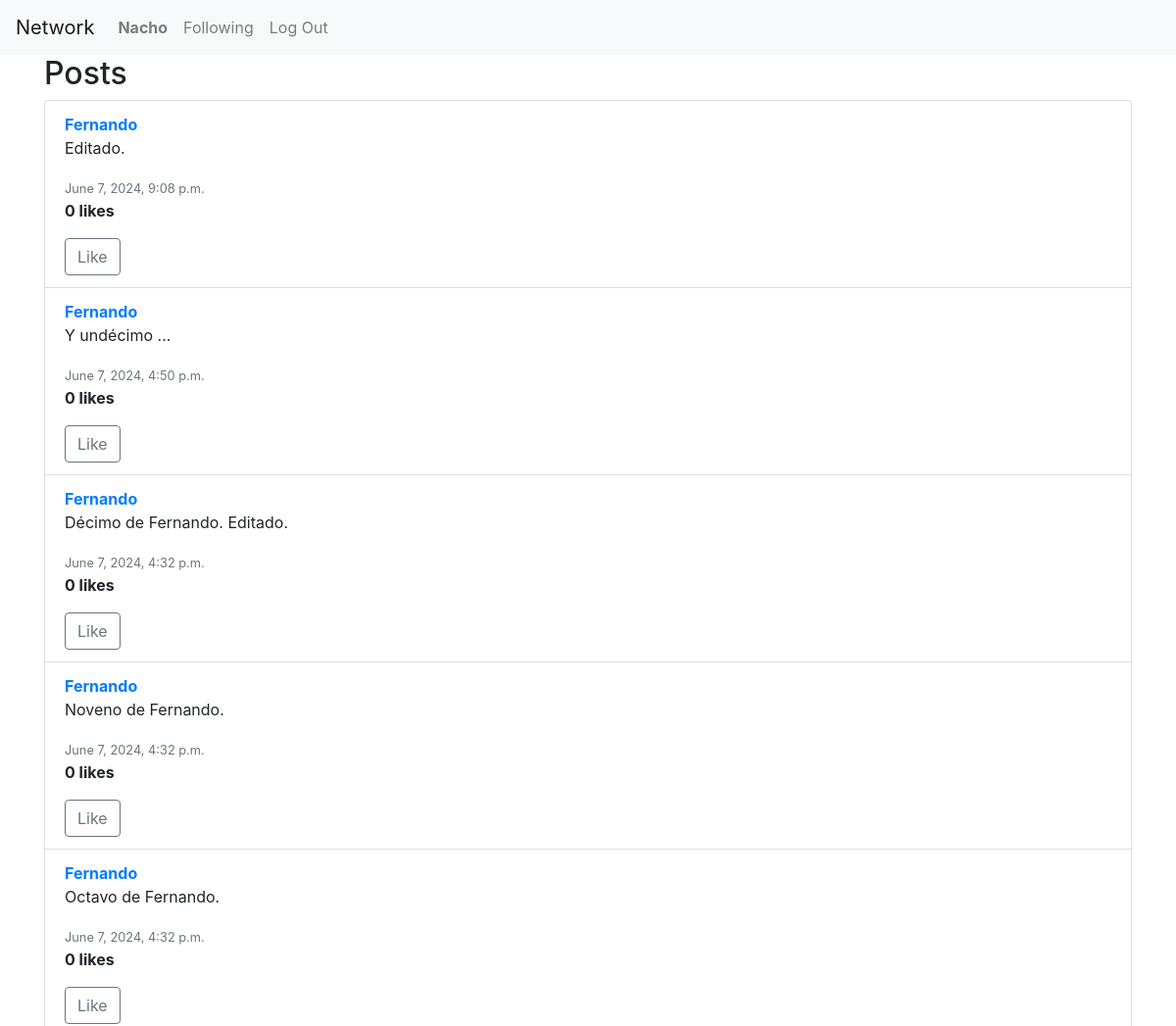
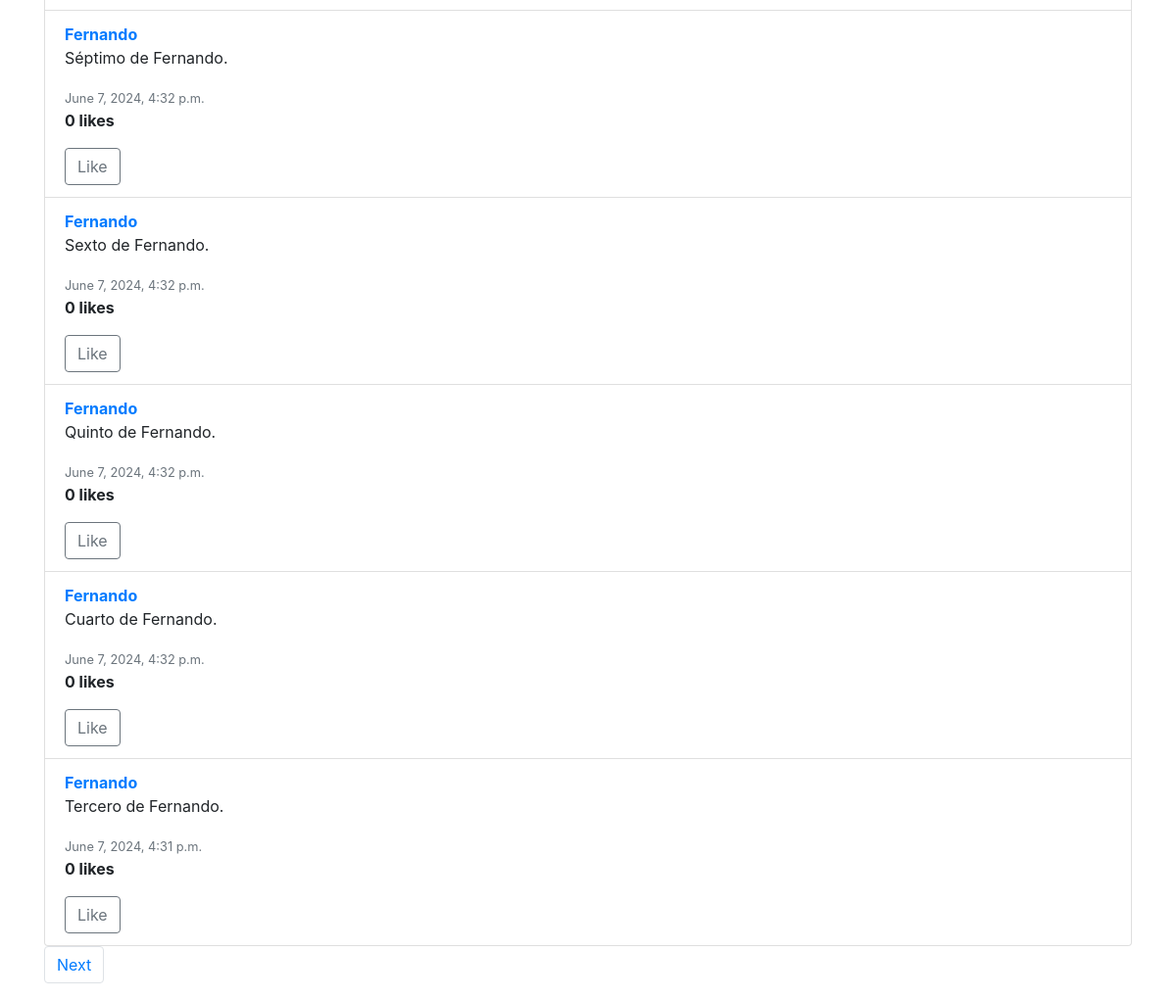
/following/ (signed in), run on an earlier commit of the app's database (2 pictures, top to bottom).
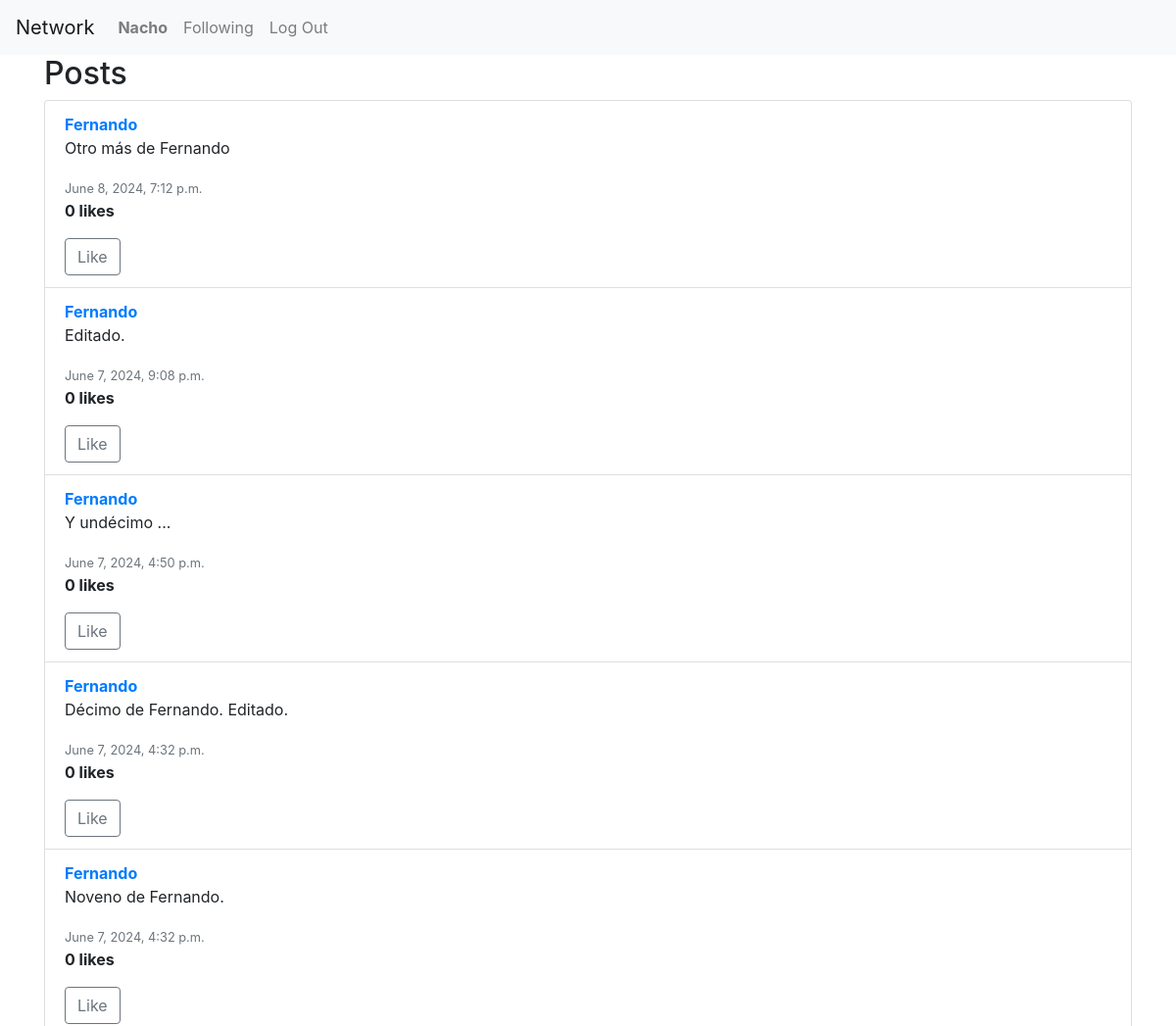
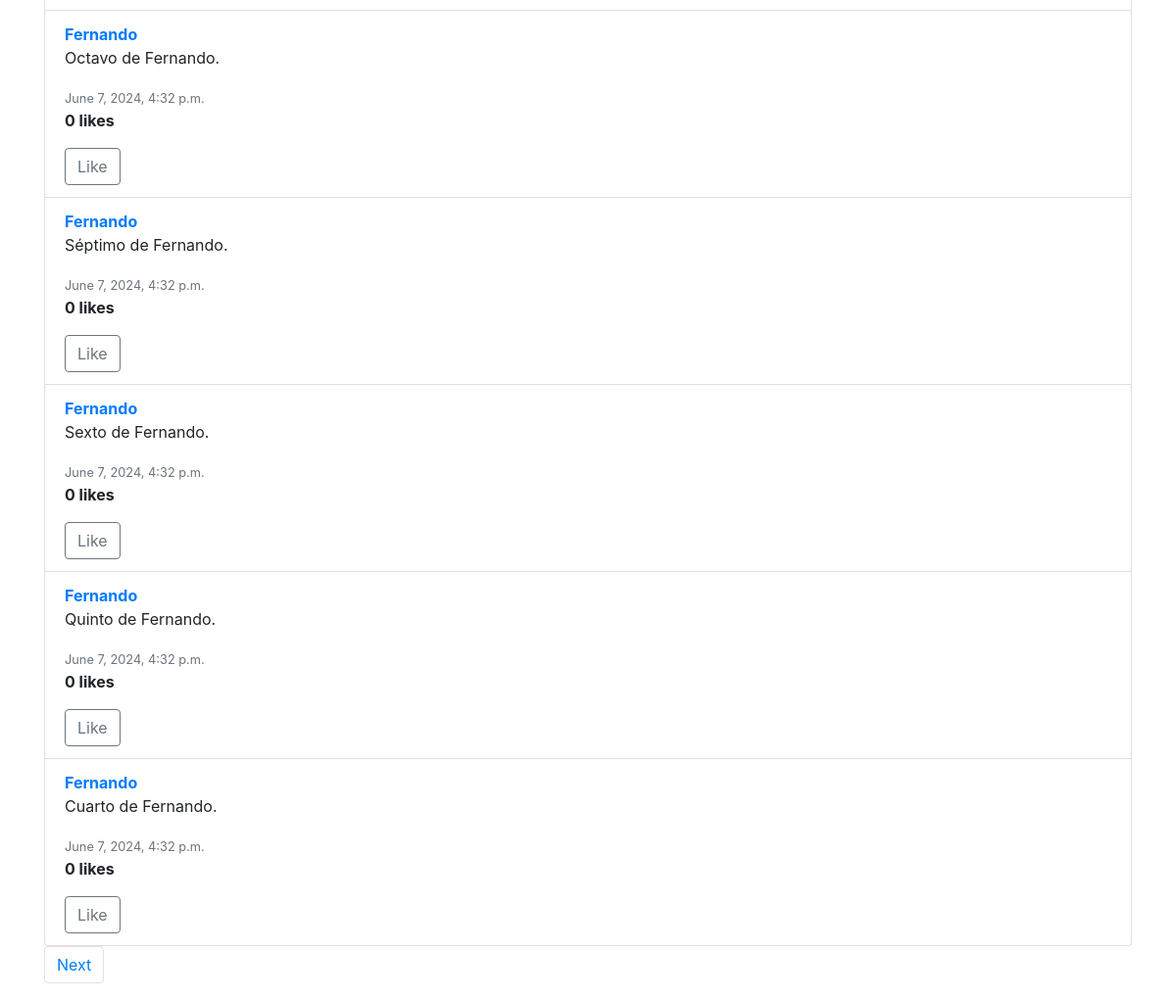
And on a later commit of the database (2 pictures, top to bottom).
### network/models.py (models this page shows, shortened)
class Post(models.Model):
    user = models.ForeignKey(User, on_delete=models.CASCADE, related_name="posts")
    content = models.TextField(blank=True)
    timestamp = models.DateTimeField(auto_now_add=True)

class User(AbstractUser):
    pass

### network/views.py (the view)
# urls.py: path('following/', views.following, name='following'),
@login_required
def following(request):
    user = request.user
    following_users = User.objects.filter(followed__user=user)
    posts_list = Post.objects.filter(user__in=following_users).annotate(likes_count=Count('liked')).order_by('-timestamp')
    paginator = Paginator(posts_list, 10)
    page_number = request.GET.get('page')
    posts = paginator.get_page(page_number)
    return render(request, "network/following.html", {"posts": posts})

### network/templates/network/following.html (shortened to what this page needs)
{% extends "network/layout.html" %}
{% block body %}
<div class="container">
    <h2>Posts</h2>
    <ul class="list-group">
        {% for post in posts %}
            <li class="list-group-item" id="post-{{ post.id }}">
                <a href="{% url 'network:profile' post.user.username %}"><strong>{{ post.user.username }}</strong></a>
                <div id="post-content-{{ post.id }}">
                    <p>{{ post.content }}</p>
                </div>
                <div>
                    <small class="text-muted">{{ post.timestamp }}</small>
                    <p><strong>{{ post.likes_count }} likes</strong></p>
                    {% if user.is_authenticated %}
                        <button id="like-button-{{ post.id }}" onclick="toggleLike({{ post.id }}, event)"
                                class="btn {% if post in user.liked_posts.all %}btn-success{% else %}btn-outline-secondary{% endif %}"
                                data-liked="{% if post in user.liked_posts.all %}true{% else %}false{% endif %}">
                            Like
                        </button>
                    {% endif %}
                </div>
            </li>
        {% endfor %}
    </ul>
    <nav aria-label="Page navigation">
        <ul class="pagination">
            {% if posts.has_next %}
                <li class="page-item"><a class="page-link" href="?page={{ posts.next_page_number }}">Next</a></li>
            {% endif %}
        </ul>
    </nav>
</div>
{% endblock %}

What changed in the data, as far as the page shows it:
no longer on this page (row unchanged): Post: user.username "Fernando", content "Tercero de Fernando.", timestamp "June 7, 2024, 4:31 p.m.", likes_count "0"
added Post: user.username "Fernando", content "Otro más de Fernando", timestamp "June 8, 2024, 7:12 p.m.", likes_count "0"
